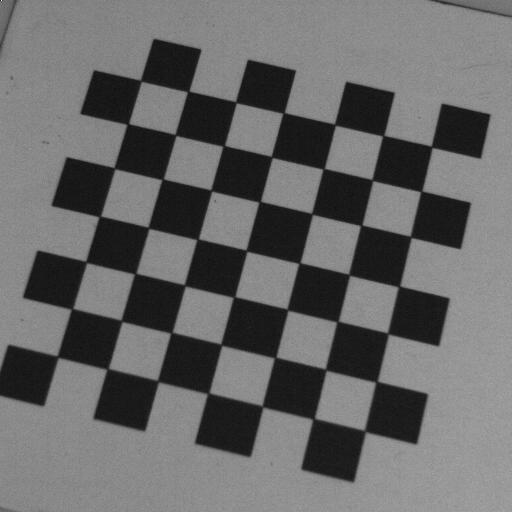
//> input picture images/cbview.jpg, 512 x 512 px
$ ./estpose   (built with g++ and OpenCV 4)
//> lines starting //> are read from the running program, lines starting //| are printed output that depends on the picture; after the words box and inside, x2 and y2 are one past the last pixel; in counts of white or black regions, pixels touching at a corner belong together
// estpose.cpp : Defines the entry point for the console application.
//

#include "stdafx.h"

using namespace std;
using namespace cv;

std::vector<cv::Point3f> Create3DChessboardCorners(cv::Size boardSize, float squareSize)
{
	// create the 3D points of your chessboard in its own coordinate system
	std::vector<cv::Point3f> corners;

	for (int i = 0; i < boardSize.height; i++)
	{
		for (int j = 0; j < boardSize.width; j++)
		{
			corners.push_back(cv::Point3f(float(j*squareSize),
				float(i*squareSize), 0));
		}
	}

	return corners;
}

int _tmain(int argc, _TCHAR* argv[])
{
	string infilename = "..\\..\\images\\out_camera_data.xml";
	string outfilename = "..\\..\\images\\camera_projection_data.xml";
	string imgfile = "..\\..\\images\\cbview.jpg";

	int boardHeight, boardWidth;
	float squareSize;

	Mat img = imread(imgfile, CV_LOAD_IMAGE_GRAYSCALE);
//> img is the input picture: 512 rows x 512 cols, CV_8UC1; min 11, max 246, mean 103.8

	Mat cameraMatrix, distCoeffs;

	std::vector<cv::Point2f> imagePoints;
	std::vector<cv::Point3f> objectPoints;

	cv::Mat rvec(1, 3, cv::DataType<double>::type);
	cv::Mat tvec(1, 3, cv::DataType<double>::type);
	cv::Mat rotationMatrix(3, 3, cv::DataType<double>::type);

	FileStorage fs(infilename, FileStorage::READ);

	fs["Camera_Matrix"] >> cameraMatrix;
	fs["Distortion_Coefficients"] >> distCoeffs;
	fs["board_Height"] >> boardHeight;
	fs["board_Width"] >> boardWidth;
	fs["square_Size"] >> squareSize;

	fs.release();

	Size cbSize = Size(boardHeight, boardWidth);

	bool found = findChessboardCorners(img, cbSize, imagePoints, CALIB_CB_FAST_CHECK);
//> imagePoints = 49 Points (x, y), first 12: [141.2, 81.39], [188, 91.55], [236.2, 102.5], [283.8, 112.8], [335, 124.7], [383, 135.7], [431.7, 146.7], [128.8, 123.5], [175.8, 135.4], [224.6, 145.3], [272.2, 157.4], [322.8, 169.4]; found = true

	if (found)
	{

		drawChessboardCorners(img, cbSize, imagePoints, found);
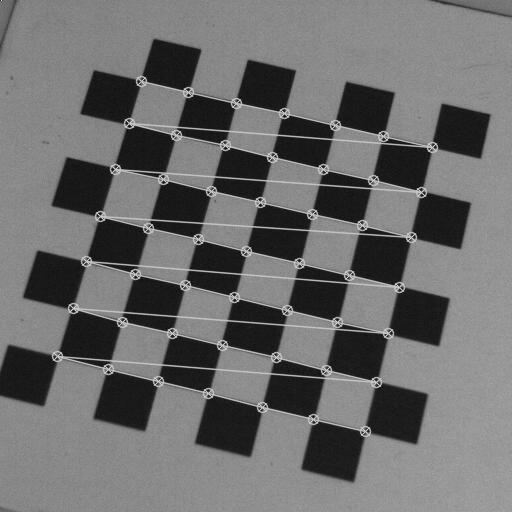
//> img: 512 rows x 512 cols, CV_8UC1; 6% of pixels changed, all inside (x1, y1, x2, y2) = (51, 75, 439, 438)
		imshow("image view", img);

		objectPoints = Create3DChessboardCorners(cbSize, squareSize);

		cv::solvePnP(objectPoints, imagePoints, cameraMatrix, distCoeffs, rvec, tvec);
//> rvec = [-0.355, 0.0451, 0.243]; tvec = [-11.58, -17.61, 190.6]
		cv::Rodrigues(rvec, rotationMatrix);
//> rotationMatrix = [[0.97, -0.243, 0.00121], [0.228, 0.909, 0.349], [-0.0862, -0.339, 0.937]]

		//show the pose estimation data
		cout << fixed << setprecision(2) << "rvec = ["
			<< rvec.at<double>(0, 0) << ", "
			<< rvec.at<double>(1, 0) << ", "
			<< rvec.at<double>(2, 0) << "] \t" << "tvec = ["
			<< tvec.at<double>(0, 0) << ", "
			<< tvec.at<double>(1, 0) << ", "
			<< tvec.at<double>(2, 0) << "]" << endl;
//| rvec = [-0.36, 0.05, 0.24] 	tvec = [-11.58, -17.61, 190.59]

		FileStorage fs(outfilename, FileStorage::WRITE);

		fs << "Camera_Matrix" << cameraMatrix;
		fs << "Distortion_Coefficients" << distCoeffs;
		fs << "rvec" << rvec;
		fs << "tvec" << tvec;
		fs << "Rotation_Matrix" << rotationMatrix;

		fs.release();
	}

	waitKey(0);

	return 0;
}

$ run again, with images/2.jpg copied over images/cbview.jpg
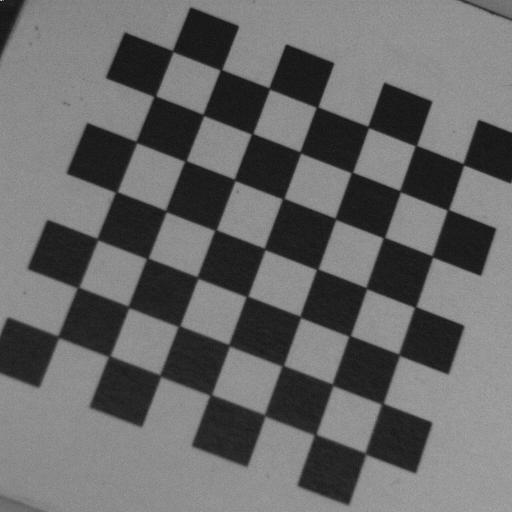
//> input picture images/2.jpg, 512 x 512 px
//> img is the input picture: 512 rows x 512 cols, CV_8UC1; min 15, max 193, mean 103.9
//> imagePoints = 49 Points (x, y), first 12: [172.7, 51.01], [220.8, 69.89], [269.3, 88.49], [316.9, 107.1], [368.1, 126.9], [415.9, 145.4], [463.9, 165.1], [156.3, 95.98], [203.8, 115.6], [252, 133.9], [300.2, 152.3], [352.1, 172.4]; found = true
//> `drawChessboardCorners(img, cbSize, imagePoints, found);`:
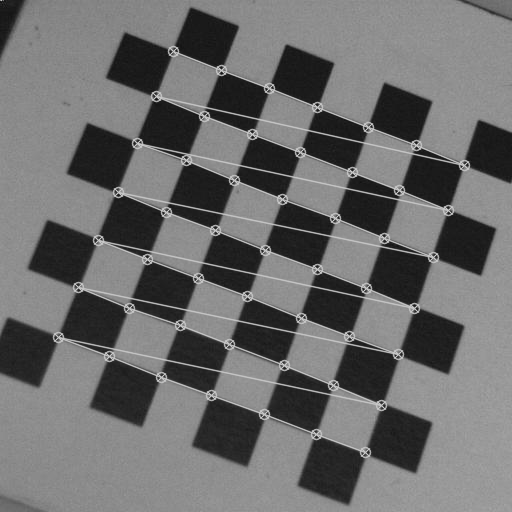
//> img: 512 rows x 512 cols, CV_8UC1; 6.06% of pixels changed, all inside (x1, y1, x2, y2) = (52, 45, 471, 459)
//> rvec = [-0.275, -0.09, 0.359]; tvec = [-7.94, -19.55, 181.1]
//> rotationMatrix = [[0.933, -0.334, -0.135], [0.358, 0.9, 0.249], [0.0384, -0.281, 0.959]]
//| rvec = [-0.27, -0.09, 0.36] 	tvec = [-7.94, -19.55, 181.09]

$ run again, with images/3.jpg copied over images/cbview.jpg
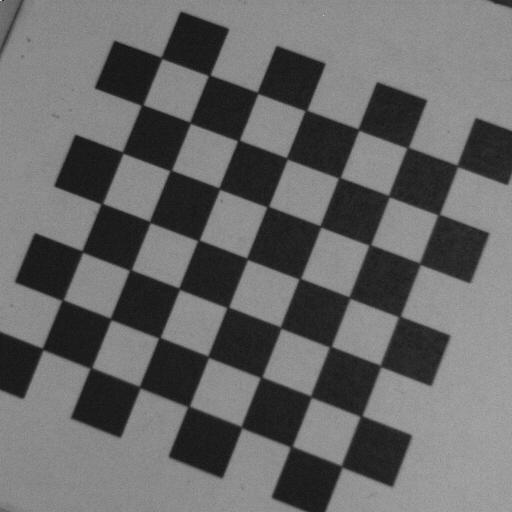
//> input picture images/3.jpg, 512 x 512 px
//> img is the input picture: 512 rows x 512 cols, CV_8UC1; min 18, max 212, mean 103.6
//> imagePoints = 49 Points (x, y), first 12: [161.4, 58.2], [210.4, 75.18], [257.9, 93.48], [305.9, 110.5], [358.9, 130.5], [406.6, 148.2], [457.6, 166.8], [142, 105], [190.4, 123.4], [237.3, 140.8], [286.3, 157.4], [337.9, 177.9]; found = true
//> `drawChessboardCorners(img, cbSize, imagePoints, found);`:
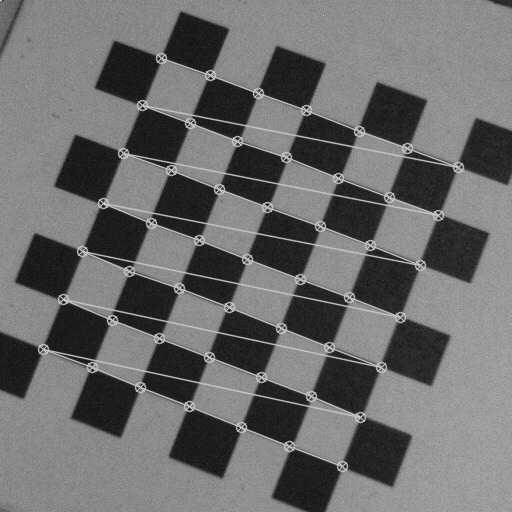
//> img: 512 rows x 512 cols, CV_8UC1; 6.07% of pixels changed, all inside (x1, y1, x2, y2) = (37, 52, 465, 473)
//> rvec = [-0.135, 0.112, 0.37]; tvec = [-8.98, -18.9, 180.8]
//> rotationMatrix = [[0.926, -0.367, 0.0844], [0.352, 0.924, 0.151], [-0.133, -0.11, 0.985]]
//| rvec = [-0.13, 0.11, 0.37] 	tvec = [-8.98, -18.90, 180.83]
